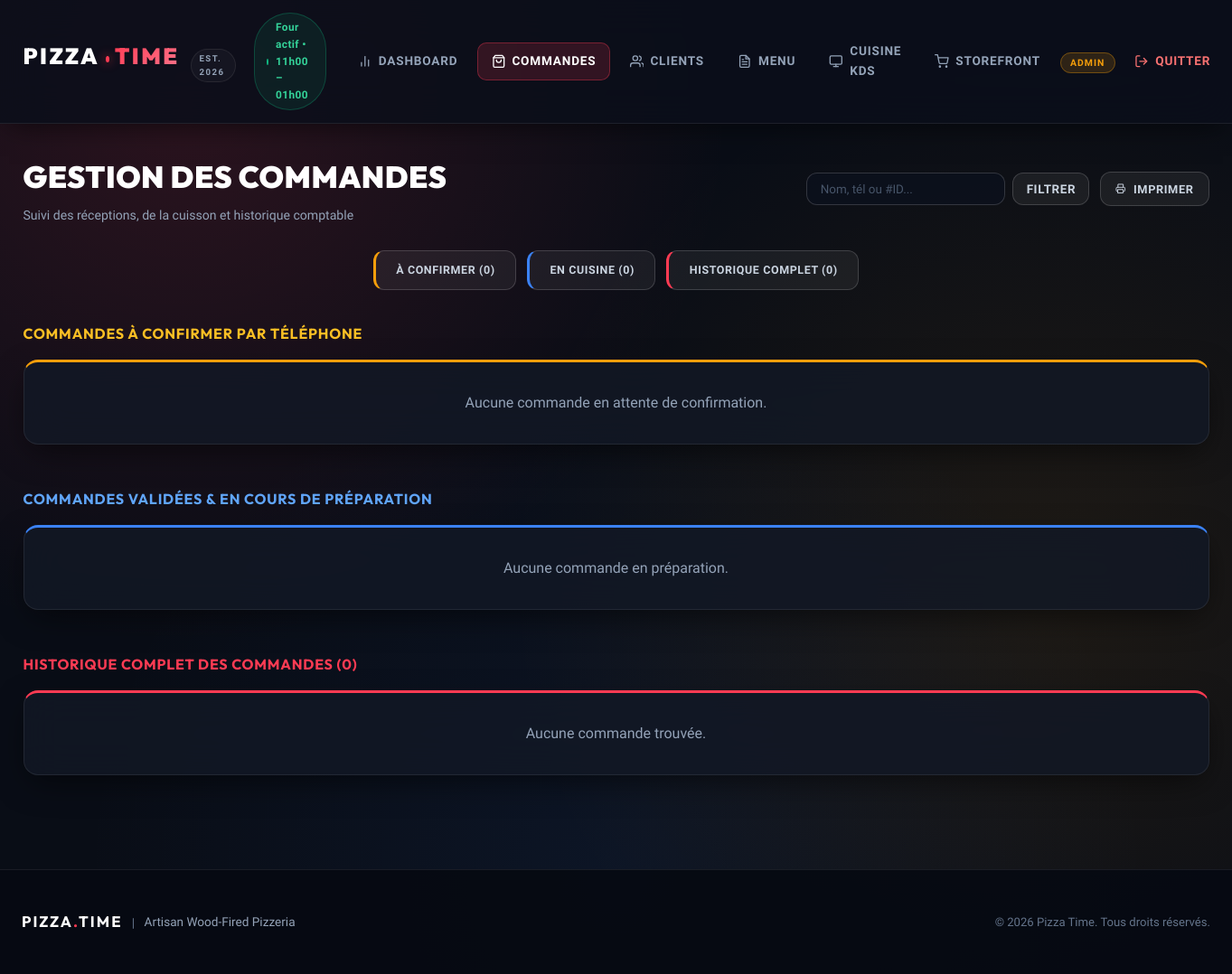
Before: /admin/orders?client_id=17 (signed in) with the older database file.
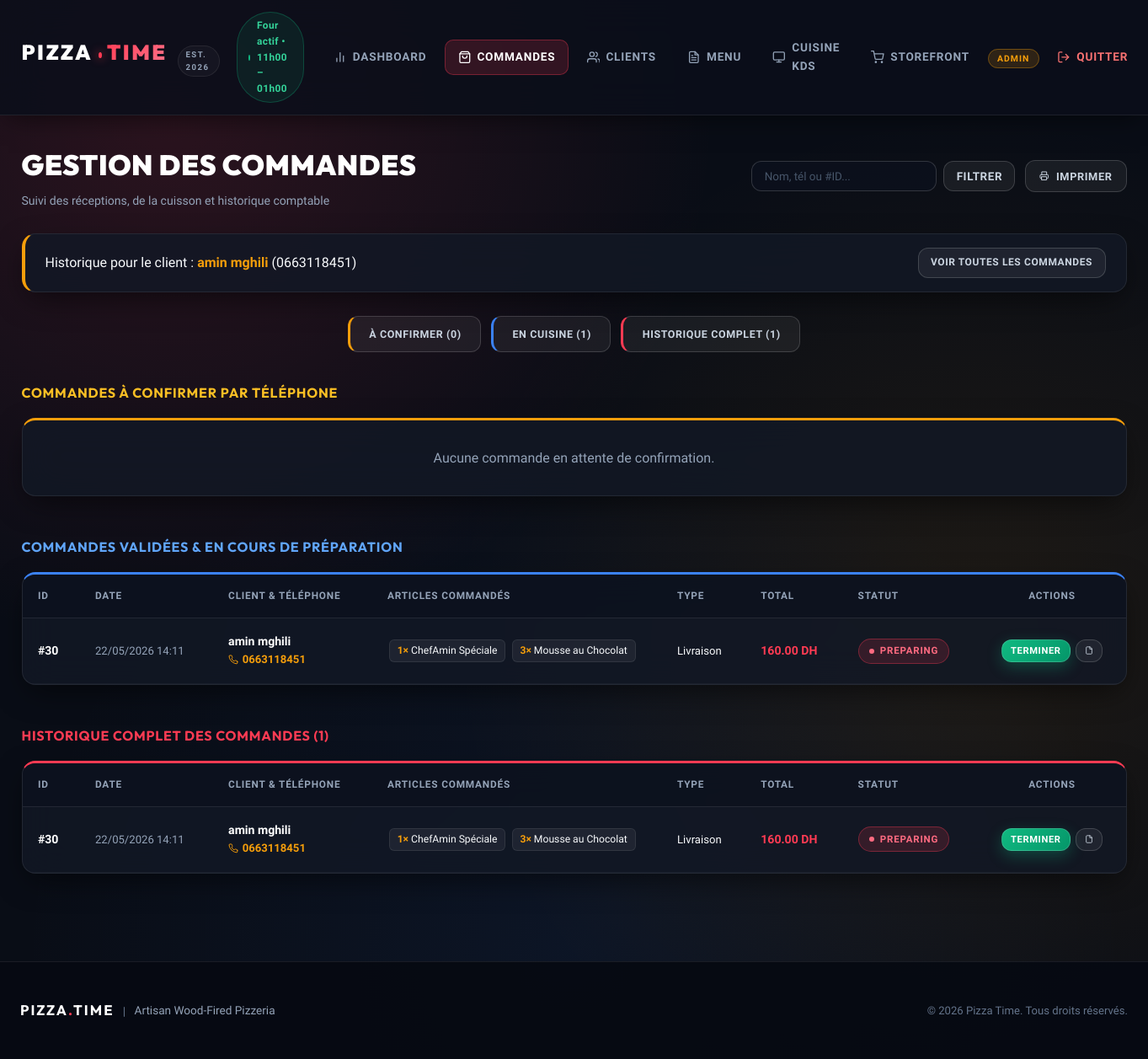
After: the same page with the newer database file.
### models.py (models this page shows, shortened)
class Client(db.Model):
    id = db.Column(db.Integer, primary_key=True)
    user_id = db.Column(db.Integer, db.ForeignKey('user.id'), nullable=False)
    full_name = db.Column(db.String(100))
    phone = db.Column(db.String(20))
    address = db.Column(db.String(200))
    orders = db.relationship('Commande', backref='client', lazy=True, order_by='Commande.created_at.desc()')

class Commande(db.Model):
    id = db.Column(db.Integer, primary_key=True)
    client_id = db.Column(db.Integer, db.ForeignKey('client.id'), nullable=False)
    status = db.Column(db.String(20), default='New')  # 'New', 'Confirmed', 'Preparing', 'Done', 'Cancelled'
    order_type = db.Column(db.String(20))  # 'Delivery', 'Pickup'
    total_price = db.Column(db.Float, nullable=False)
    created_at = db.Column(db.DateTime, default=datetime.utcnow)
    items = db.relationship('OrderItem', backref='commande', lazy=True, cascade='all, delete-orphan')
    payment = db.relationship('Paiement', backref='commande', uselist=False, cascade='all, delete-orphan')
    delivery_info = db.relationship('PizzaLivraison', backref='commande', uselist=False, cascade='all, delete-orphan')
    facture = db.relationship('Facture', backref='commande', uselist=False, cascade='all, delete-orphan')

class OrderItem(db.Model):
    id = db.Column(db.Integer, primary_key=True)
    commande_id = db.Column(db.Integer, db.ForeignKey('commande.id'), nullable=False)
    pizza_id = db.Column(db.Integer, db.ForeignKey('pizza.id'), nullable=False)
    quantity = db.Column(db.Integer, default=1)
    customizations = db.Column(db.String(200))

class Pizza(db.Model):
    id = db.Column(db.Integer, primary_key=True)
    name = db.Column(db.String(100), nullable=False)
    description = db.Column(db.Text)
    category = db.Column(db.String(50), default='Pizza')  # 'Top Offre', 'Pizza', 'Dessert', 'Boisson'
    photo_url = db.Column(db.String(200))
    base_price = db.Column(db.Float, nullable=False)
    is_available = db.Column(db.Boolean, default=True)
    order_items = db.relationship('OrderItem', backref='pizza', lazy=True)

### app.py (the view, shortened to what this page needs)
@app.route('/admin/orders')
@login_required
def admin_orders():
    if current_user.role != 'admin':
        return "Accès refusé", 403
    client_id = request.args.get('client_id', type=int)
    status_filter = request.args.get('status', '').strip()
    search_query = request.args.get('q', '').strip()
    query = Commande.query
    selected_client = None
    if client_id:
        selected_client = db.session.get(Client, client_id)
        query = query.filter_by(client_id=client_id)
    if status_filter and status_filter in VALID_ORDER_STATUSES:
        query = query.filter_by(status=status_filter)
    orders = query.order_by(Commande.created_at.desc()).all()
    return render_template(
        'admin/orders.html',
        orders=orders,
        selected_client=selected_client,
        status_filter=status_filter,
        search_query=search_query
    )

### templates/admin/orders.html (shortened to what this page needs)
{% extends "base.html" %}
{% macro render_table(order_list, show_actions=True) %}
<div style="overflow-x: auto;">
    <table class="data-table">
        <thead>
            <tr>
                <th>ID</th>
                <th>Date</th>
                <th>Client & Téléphone</th>
                <th>Articles Commandés</th>
                <th>Type</th>
                <th>Total</th>
                <th>Statut</th>
                {% if show_actions %}<th class="no-print" style="text-align: center;">Actions</th>{% endif %}
            </tr>
        </thead>
        <tbody>
            {% for order in order_list %}
            <tr>
                <td style="font-weight: 900; color: #fff;">#{{ order.id }}</td>
                <td style="color: var(--text-muted); font-size: 0.82rem; white-space: nowrap;">{{ order.created_at.strftime('%d/%m/%Y %H:%M') }}</td>
                <td>
                    <div style="font-weight: 700; color: #fff;">{{ order.client.full_name }}</div>
                    <a href="tel:{{ order.client.phone }}" style="color: var(--accent-color); text-decoration: none; font-size: 0.82rem; font-weight: 700; display: inline-flex; align-items: center; gap: 0.3rem;">
                        <span>{{ order.client.phone }}</span>
                    </a>
                </td>
                <td style="max-width: 310px;">
                    {% for item in order.items %}
                        <span style="display: inline-block; background: rgba(255,255,255,0.06); border: 1px solid var(--border-subtle); padding: 0.18rem 0.55rem; border-radius: 6px; font-size: 0.76rem; margin: 0.12rem;">
                            <strong style="color: var(--accent-color);">{{ item.quantity }}×</strong> {{ item.pizza.name if item.pizza else 'Article #' ~ item.pizza_id }}
                        </span>
                    {% else %}
                        <span style="color: var(--text-muted); font-size: 0.8rem;">-</span>
                    {% endfor %}
                </td>
                <td>
                    <span style="font-size: 0.82rem;">{{ 'Livraison' if order.order_type == 'Delivery' else 'À emporter' }}</span>
                </td>
                <td style="color: var(--primary-color); font-weight: 900; white-space: nowrap;">{{ "%.2f"|format(order.total_price) }} DH</td>
                <td>
                    <span class="status-badge status-{{ order.status }}">{{ order.status }}</span>
                </td>
                {% if show_actions %}
                <td class="no-print" style="text-align: center;">
                    <div style="display: flex; gap: 0.35rem; justify-content: center; flex-wrap: wrap;">
                        {% if order.status == 'New' %}
                        <button type="button" onclick="updateStatus({{ order.id }}, 'Confirmed')" class="btn-success" style="padding: 0.38rem 0.65rem; font-size: 0.7rem;">Confirmer</button>
                        {% elif order.status == 'Confirmed' %}
                        <button type="button" onclick="updateStatus({{ order.id }}, 'Preparing')" class="btn-warning" style="padding: 0.38rem 0.65rem; font-size: 0.7rem;">Cuisiner</button>
                        {% elif order.status == 'Preparing' %}
                        <button type="button" onclick="updateStatus({{ order.id }}, 'Done')" class="btn-success" style="padding: 0.38rem 0.65rem; font-size: 0.7rem;">Terminer</button>
                        {% endif %}
                        <a href="{{ url_for('order_success', order_id=order.id) }}" class="btn btn-secondary" style="padding: 0.38rem 0.65rem; font-size: 0.7rem;" title="Voir Reçu">
                            <svg class="icon icon-sm" viewBox="0 0 24 24"><path d="M14 2H6a2 2 0 0 0-2 2v16a2 2 0 0 0 2 2h12a2 2 0 0 0 2-2V8z"></path><polyline points="14 2 14 8 20 8"></polyline></svg>
                        </a>
                    </div>
                </td>
                {% endif %}
            </tr>
            {% endfor %}
        </tbody>
    </table>
</div>
{% endmacro %}
{% block content %}
<div class="admin-orders-container">
    <div style="display: flex; justify-content: space-between; align-items: center; margin-bottom: 1.75rem; flex-wrap: wrap; gap: 1rem;">
        <div>
            <h1 style="margin: 0; text-align: left; font-size: 2.1rem; letter-spacing: 0.5px;">Gestion des Commandes</h1>
            <p style="margin: 0.25rem 0 0; color: var(--text-muted); font-size: 0.88rem;">Suivi des réceptions, de la cuisson et historique comptable</p>
        </div>
        <div class="no-print" style="display: flex; gap: 0.75rem; align-items: center;">
            <form method="GET" action="{{ url_for('admin_orders') }}" style="display: flex; gap: 0.5rem; position: relative;">
                <input type="search" name="q" value="{{ search_query or '' }}" class="search-input" placeholder="Nom, tél ou #ID..." style="width: 220px; padding: 0.6rem 0.9rem; font-size: 0.84rem;">
                <button type="submit" class="btn-secondary" style="padding: 0.6rem 0.9rem;">Filtrer</button>
            </form>
            <button type="button" onclick="window.print()" class="btn-secondary" style="padding: 0.65rem 1rem; font-size: 0.8rem;">
                <svg class="icon icon-sm" viewBox="0 0 24 24"><polyline points="6 9 6 2 18 2 18 9"></polyline><path d="M6 18H4a2 2 0 0 1-2-2v-5a2 2 0 0 1 2-2h16a2 2 0 0 1 2 2v5a2 2 0 0 1-2 2h-2"></path><rect x="6" y="14" width="12" height="8"></rect></svg>
                <span>Imprimer</span>
            </button>
        </div>
    </div>
    {% if selected_client %}
    <div class="card no-print" style="margin-bottom: 1.75rem; padding: 1rem 1.5rem; display: flex; justify-content: space-between; align-items: center; border-left: 4px solid var(--accent-color);">
        <div>
            <span>Historique pour le client : <strong style="color: var(--accent-color);">{{ selected_client.full_name }}</strong> ({{ selected_client.phone }})</span>
        </div>
        <a href="{{ url_for('admin_orders') }}" class="btn btn-secondary" style="padding: 0.45rem 0.9rem; font-size: 0.75rem;">Voir toutes les commandes</a>
    </div>
    {% endif %}
    <div class="no-print" style="display: flex; justify-content: center; gap: 0.75rem; margin-bottom: 2.25rem; flex-wrap: wrap;">
        <button type="button" onclick="scrollToSection('new-section')" class="btn-secondary" style="border-left: 3px solid #f59e0b; font-size: 0.78rem;">À Confirmer ({{ orders|selectattr('status', 'equalto', 'New')|list|length }})</button>
        <button type="button" onclick="scrollToSection('confirmed-section')" class="btn-secondary" style="border-left: 3px solid var(--info); font-size: 0.78rem;">En Cuisine ({{ orders|selectattr('status', 'in', ['Confirmed', 'Preparing'])|list|length }})</button>
        <button type="button" onclick="scrollToSection('all-section')" class="btn-secondary" style="border-left: 3px solid var(--primary-color); font-size: 0.78rem;">Historique Complet ({{ orders|length }})</button>
    </div>
    <div id="new-section" class="order-section" style="margin-bottom: 3rem;">
        <h3 style="color: #fbbf24; font-size: 1rem; letter-spacing: 0.8px; margin-bottom: 1rem;">
            COMMANDES À CONFIRMER PAR TÉLÉPHONE
        </h3>
        <div class="card" style="padding: 0; overflow: hidden; border-top: 3px solid #f59e0b;">
            {% set new_list = orders|selectattr('status', 'equalto', 'New')|list %}
            {% if new_list %}
                {{ render_table(new_list, show_actions=True) }}
            {% else %}
                <p style="padding: 2rem; text-align: center; color: var(--text-muted); margin: 0;">Aucune commande en attente de confirmation.</p>
            {% endif %}
        </div>
    </div>
    <div id="confirmed-section" class="order-section" style="margin-bottom: 3rem;">
        <h3 style="color: #60a5fa; font-size: 1rem; letter-spacing: 0.8px; margin-bottom: 1rem;">
            COMMANDES VALIDÉES & EN COURS DE PRÉPARATION
        </h3>
        <div class="card" style="padding: 0; overflow: hidden; border-top: 3px solid #3b82f6;">
            {% set active_list = orders|selectattr('status', 'in', ['Confirmed', 'Preparing'])|list %}
            {% if active_list %}
                {{ render_table(active_list, show_actions=True) }}
            {% else %}
                <p style="padding: 2rem; text-align: center; color: var(--text-muted); margin: 0;">Aucune commande en préparation.</p>
            {% endif %}
        </div>
    </div>
    <div id="all-section" class="order-section">
        <h3 style="color: var(--primary-color); font-size: 1rem; letter-spacing: 0.8px; margin-bottom: 1rem;">
            HISTORIQUE COMPLET DES COMMANDES ({{ orders|length }})
        </h3>
        <div class="card" style="padding: 0; overflow: hidden; border-top: 3px solid var(--primary-color);">
            {% if orders %}
                {{ render_table(orders, show_actions=True) }}
            {% else %}
                <p style="padding: 2rem; text-align: center; color: var(--text-muted); margin: 0;">Aucune commande trouvée.</p>
            {% endif %}
        </div>
    </div>
</div>
{% endblock %}

Changed rows visible on the page:
added Client: full_name "amin mghili", phone "0663118451"
added Commande: id "30", created_at "22/05/2026 14:11", client.full_name "amin mghili", client.phone "0663118451", order_type "Livraison", total_price "160.00", status "PREPARING"
added OrderItem: quantity "1", pizza "ChefAmin Spéciale"
added OrderItem: quantity "3", pizza "Mousse au Chocolat"
Other visible differences:
{{ orders|length }}: "0" → "1"
text no longer shown: "0 Aucune commande en préparation. Aucune commande trouvée."
text now shown: "Historique pour le client : ( ) VOIR TOUTES LES COMMANDES 1 ID ID DATE DATE CLIENT & TÉLÉPHONE CLIENT & TÉLÉPHONE ARTICLES COMMANDÉS ARTICLES COMMANDÉS TYPE TYPE TOTAL TOTAL STATUT STATUT ACTIONS ACTIONS"
